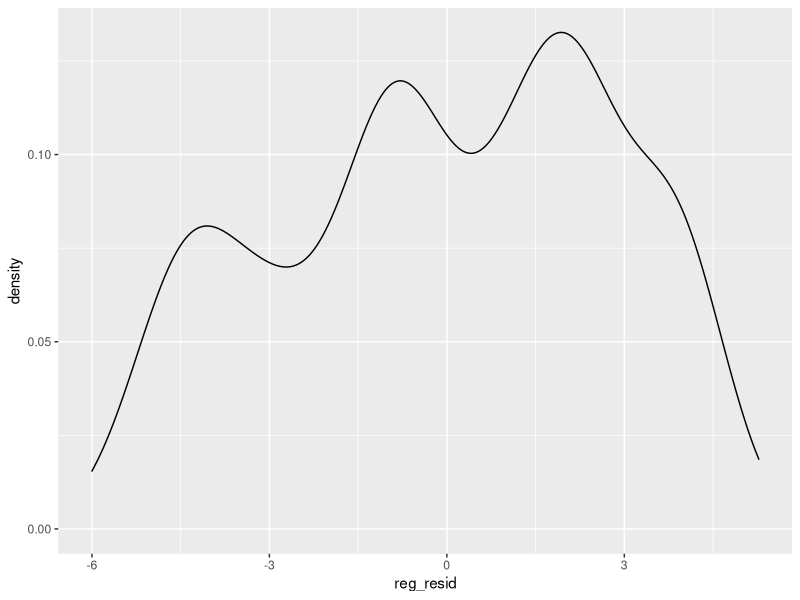
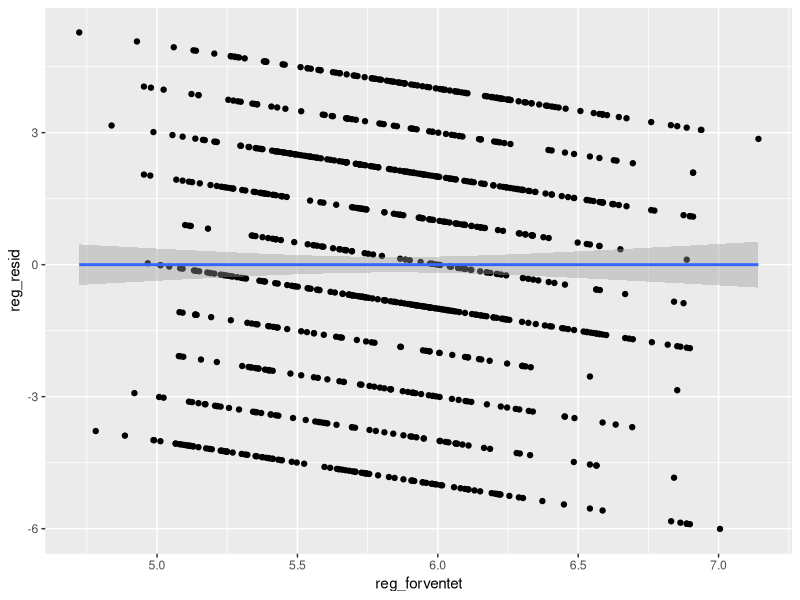
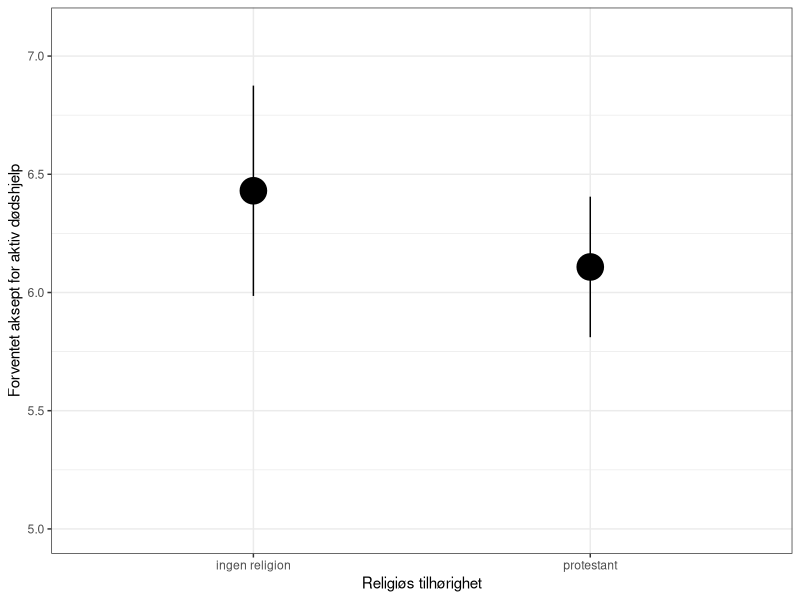

Recreate these plots in R, in order.
rm(list = ls())
cat("\014") # Eller ctrl / cmd + l

# Oppgaver fjerde seminar
# Datasett: religion.csv
# Hver rad er en respondent i en survey

# 0. Opprett nytt skript og finn kode for å laste inn data (samme som forrige gang: ligger på www.github.com/martigso/stv1020r)

# 1. Last inn religion i kommaseperert format (.csv) -- viktig å huske stringsAsFactors = FALSE
religion <- read.csv("./data/religion.csv", stringsAsFactors = FALSE)
str(religion)

#####
# 2. Kod om variabelen "utdanning til å være nummerisk, slik at laveste utdanningsnivå er 0 og høyeste er 6 (det er 7 nivåer i data) i en ny variabel "utd_num"
table(religion$utdanning, useNA = "always")

# install.packages("car")
library(car)

religion$utd_num <- recode(religion$utdanning, "
                           'pre-primary education or none education'='0';
                           'primary education or first stage of basic education'='1';
                           'lower secondary or second stage of basic education'='2';
                           '(upper) secondary education'='3';
                           'post-secondary non-tertiary education'='4';
                           'first stage of tertiary education'='5';
                           'second stage of tertiary education'='6'")

table(religion$utdanning, religion$utd_num)
# table(substr(religion$utdanning, 1, 10), religion$utd_num)

######

religion$utd_num <- recode(religion$utdanning,"
                           'pre-primary education or none education'='0';
                           'primary education or first stage of basic education'='1';
                           'lower secondary or second stage of basic education'='2';
                           '(upper) secondary education'='3';
                           'post-secondary non-tertiary education'='4';
                           'first stage of tertiary education'='5';
                           'second stage of tertiary education'='6'")

table(religion$utd_num, substr(religion$utdanning, 1, 5))
unique(religion$utdanning)
  
  # a. Lag så enda en ny variabel (utd_cat) der du slår sammen alle 
    # fra den opprinnelige variabelen som har "primary" i teksten, alle som har "secondary" og alle
    # som har "tertiary" i hver sin kategori. 
religion$utd_cat <- NA

# Siden en av "secondary" verdiene også har "tertiary" i seg kjører vi denne først
religion$utd_cat[which(grepl("tertiary", religion$utdanning))] <- "Tertiary" 
religion$utd_cat[which(grepl("secondary", religion$utdanning))] <- "Secondary"
religion$utd_cat[which(grepl("primary", religion$utdanning))] <- "Primary"

# grepl("tertiary", religion$utdanning)
# which(grepl("tertiary", religion$utdanning))

table(religion$utdanning, religion$utd_cat)
# table(substr(religion$utdanning, 1, 10), religion$utd_cat)


  # b. Hvilken av de to nye variablene bør vi bruke videre? Og hvorfor?
  
#####
# 3. Lag et subset "prot" av "religion" data, der bare de som er protestanter eller ikke har religiøs tilhørighet er med
table(religion$relig_denom)

prot <- subset(religion, relig_denom == "ingen religion" | relig_denom == "protestant")

# data[rader , kolonner]
prot2 <- religion[which(religion$relig_denom == "ingen religion" | religion$relig_denom == "protestant"), ]

  # a. Gjør om "relig_denom" til nummerisk dikotom variabel der protestanter får verdien 0 og ingen religion verdien 1 

# Måte 1:
prot$denom_num <- NA
prot$denom_num[which(prot$relig_denom == "ingen religion")] <- 1
prot$denom_num[which(prot$relig_denom == "protestant")] <- 0

table(prot$relig_denom, prot$denom_num)


# Måte 2:
prot$relig_denom_num <- ifelse(prot$relig_denom == "protestant", 0, 1)

table(prot$relig_denom, prot$relig_denom_num, useNA = "always")

#####
# 4. I de nye data, vis hvordan du finner korrelasjonen mellom "aksept_homofili", "utd_num", "alder" og "ant_barn".
# Bruk pakken "psych" 
# install.packages("psych")
library(psych)
cor_mat <- corr.test(prot[, c("utd_num", "alder", "aksept_homofili", "ant_barn")], alpha = 0.01)
print(cor_mat, short = FALSE)
  
  # a. Kommentér sammenhengens styrke, retning, form og om sammenhengen er signifikant.

######
# 5. Vis hvordan du gjennomfører en regresjonsanalyse med "aksept_aktiv_dodshjelp" som AV 
# og "alder", "utd_cat", "ant_barn" og "kjonn" som UV. Husk 'na.action = "na.exclude"'
aktiv_reg <- lm(aksept_aktiv_dodshjelp ~ alder + factor(utd_cat) + factor(kjonn) + ant_barn + factor(relig_denom),
                na.action = "na.exclude", data = prot)

summary(aktiv_reg)

# a. Tolk konstantleddet, variabelkoeffisientene og R2.
#########
# b. Lag en kopi av "prot", "prot2", der du standariserer versjoner av alle variablene i analysen.
prot2 <- prot
prot2[, c("utd_cat", "kjonn", "relig_denom_num")] <- apply(prot2[, c("utd_cat", "kjonn", "relig_denom_num")], 2, function(x) as.numeric(as.factor(x)))
head(prot2)

# For å gjøre koden mer oversiktelig:
reg_vars <- c("aksept_aktiv_dodshjelp", "alder", "utd_cat", "kjonn", "ant_barn", "relig_denom_num")

prot2[, reg_vars] <- apply(prot2[, reg_vars], 2, function(x) scale(x))
head(prot2)

# c. Kjør regresjonen på nytt. Hvordan tolkes nå resultatene 
aktiv_reg_scaled <- lm(aksept_aktiv_dodshjelp ~ alder + utd_cat + kjonn + ant_barn + relig_denom,
                       na.action = "na.exclude", data = prot2)

summary(aktiv_reg_scaled)

######
# 6. For å teste om regresjonene er i tråd med forutsetningene til OLS må vi gjøre flere ting:
# a. Legg inn forventede verdier og residualer i datasettet "prot"
prot$reg_resid <- resid(aktiv_reg)
prot$reg_forventet <- predict(aktiv_reg)

# prot2$reg_scaled_resid <- resid(aktiv_reg_scaled)
# prot2$reg_scaled_forventet <- predict(aktiv_reg_scaled)

######
# b. Sjekk om residualene er normalfordelt i regresjonen. Kommenter resultatene.
library(ggplot2)
ggplot(prot, aes(x = reg_resid)) +
  geom_density()

# ggplot(prot2, aes(x = reg_scaled_resid)) +
#   geom_density()
######
# c. Visualiser forventede verdier og residualer. Kommenter plottet.
ggplot(prot, aes(x = reg_forventet, y = reg_resid)) +
  geom_point() +
  geom_smooth(method = "lm")


# Seminar 5:
  # Si fra om ting dere vil gå gjennom/repetere før siste seminar innen torsdag 30.03 !



# BONUS! Visualiser forskjellen i forventet Y mellom en ikke religiøs person og en protestant
pred_df <- data.frame(alder = median(prot$alder, na.rm = TRUE),
                      utd_cat = "Secondary",
                      kjonn = "mann",
                      ant_barn = median(prot$ant_barn, na.rm = TRUE),
                      relig_denom = c("protestant", "ingen religion"))

pred <- predict(aktiv_reg, newdata = pred_df, interval = "confidence", level = .95)
pred_df <- data.frame(pred_df, pred) 
  # Se hva som skjer når level varieres

ggplot(pred_df, aes(x = relig_denom, y = fit)) +
  geom_pointrange(aes(ymin = lwr, ymax = upr), size = 2) +
  scale_y_continuous(limits = c(5, 7.1), breaks = seq(5, 7, .5)) +
  labs(x = "Religiøs tilhørighet", y = "Forventet aksept for aktiv dødshjelp") +
  theme_bw()
